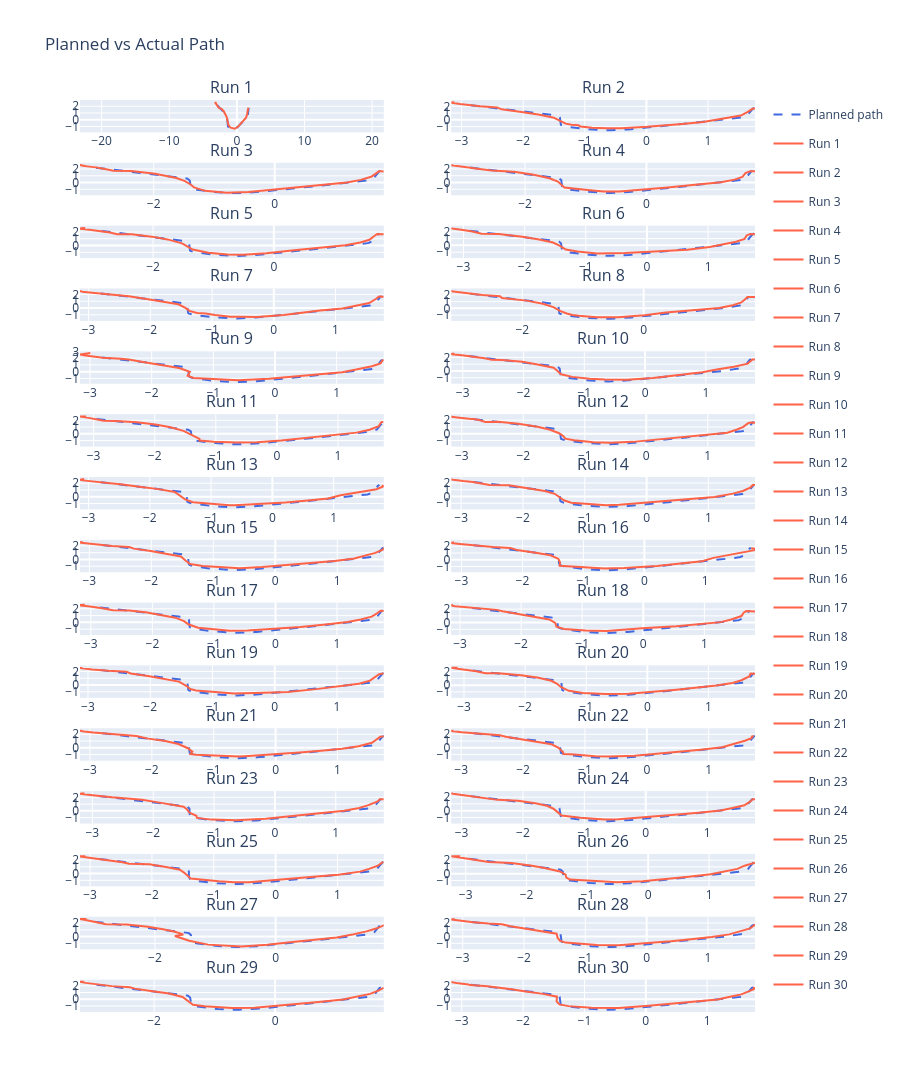

The cell this chart's notebook holds for it:
### Markdown cell above
### 2. **Path Visualization**

### Code cell
n_runs = len(actuals)
cols = 2
rows = math.ceil(n_runs / cols)
titles = [f'Run {i+1}' for i in range(n_runs)]

fig = make_subplots(rows=rows, cols=cols,
                    subplot_titles=titles,
                    shared_yaxes=False)

for i, (actual_df, last_plan) in enumerate(zip(actuals, last_plans)):
    row = i // cols + 1
    col = i % cols + 1

    fig.add_trace(go.Scatter(
        x=last_plan['x'], y=last_plan['y'],
        mode='lines', name='Planned path',
        line=dict(color='royalblue', dash='dash', width=2),
        legendgroup='plan', showlegend=(i == 0)
    ), row=row, col=col)

    fig.add_trace(go.Scatter(
        x=actual_df['pos_x'], y=actual_df['pos_y'],
        mode='lines', name=f'Run {i+1}',
        line=dict(color='tomato', width=2),
        legendgroup=f'run{i+1}'
    ), row=row, col=col)

fig.update_yaxes(scaleanchor='x', scaleratio=1)
fig.update_layout(
    title='Planned vs Actual Path',
    hovermode='closest',
    height=500 * rows,
    width=900
)
fig.show()
